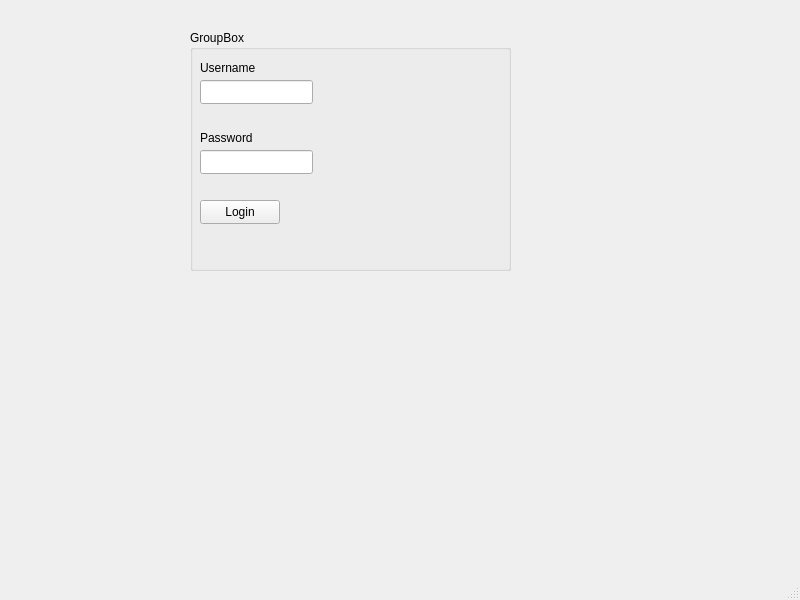
<?xml version="1.0" encoding="UTF-8"?>
<ui version="4.0">
 <class>MainWindow</class>
 <widget class="QMainWindow" name="MainWindow">
  <property name="geometry">
   <rect>
    <x>0</x>
    <y>0</y>
    <width>800</width>
    <height>600</height>
   </rect>
  </property>
  <property name="windowTitle">
   <string>MainWindow</string>
  </property>
  <widget class="QWidget" name="centralwidget">
   <widget class="QGroupBox" name="groupBox">
    <property name="geometry">
     <rect>
      <x>190</x>
      <y>30</y>
      <width>321</width>
      <height>241</height>
     </rect>
    </property>
    <property name="title">
     <string>GroupBox</string>
    </property>
    <widget class="QLabel" name="label">
     <property name="geometry">
      <rect>
       <x>10</x>
       <y>30</y>
       <width>61</width>
       <height>16</height>
      </rect>
     </property>
     <property name="text">
      <string>Username</string>
     </property>
    </widget>
    <widget class="QLabel" name="label_2">
     <property name="geometry">
      <rect>
       <x>10</x>
       <y>100</y>
       <width>61</width>
       <height>16</height>
      </rect>
     </property>
     <property name="text">
      <string>Password</string>
     </property>
    </widget>
    <widget class="QLineEdit" name="username">
     <property name="geometry">
      <rect>
       <x>10</x>
       <y>50</y>
       <width>113</width>
       <height>24</height>
      </rect>
     </property>
    </widget>
    <widget class="QLineEdit" name="password">
     <property name="geometry">
      <rect>
       <x>10</x>
       <y>120</y>
       <width>113</width>
       <height>24</height>
      </rect>
     </property>
    </widget>
    <widget class="QPushButton" name="loginButton">
     <property name="geometry">
      <rect>
       <x>10</x>
       <y>170</y>
       <width>80</width>
       <height>24</height>
      </rect>
     </property>
     <property name="text">
      <string>Login</string>
     </property>
    </widget>
   </widget>
  </widget>
  <widget class="QMenuBar" name="menubar">
   <property name="geometry">
    <rect>
     <x>0</x>
     <y>0</y>
     <width>800</width>
     <height>21</height>
    </rect>
   </property>
  </widget>
  <widget class="QStatusBar" name="statusbar"/>
 </widget>
 <resources/>
 <connections/>
</ui>
